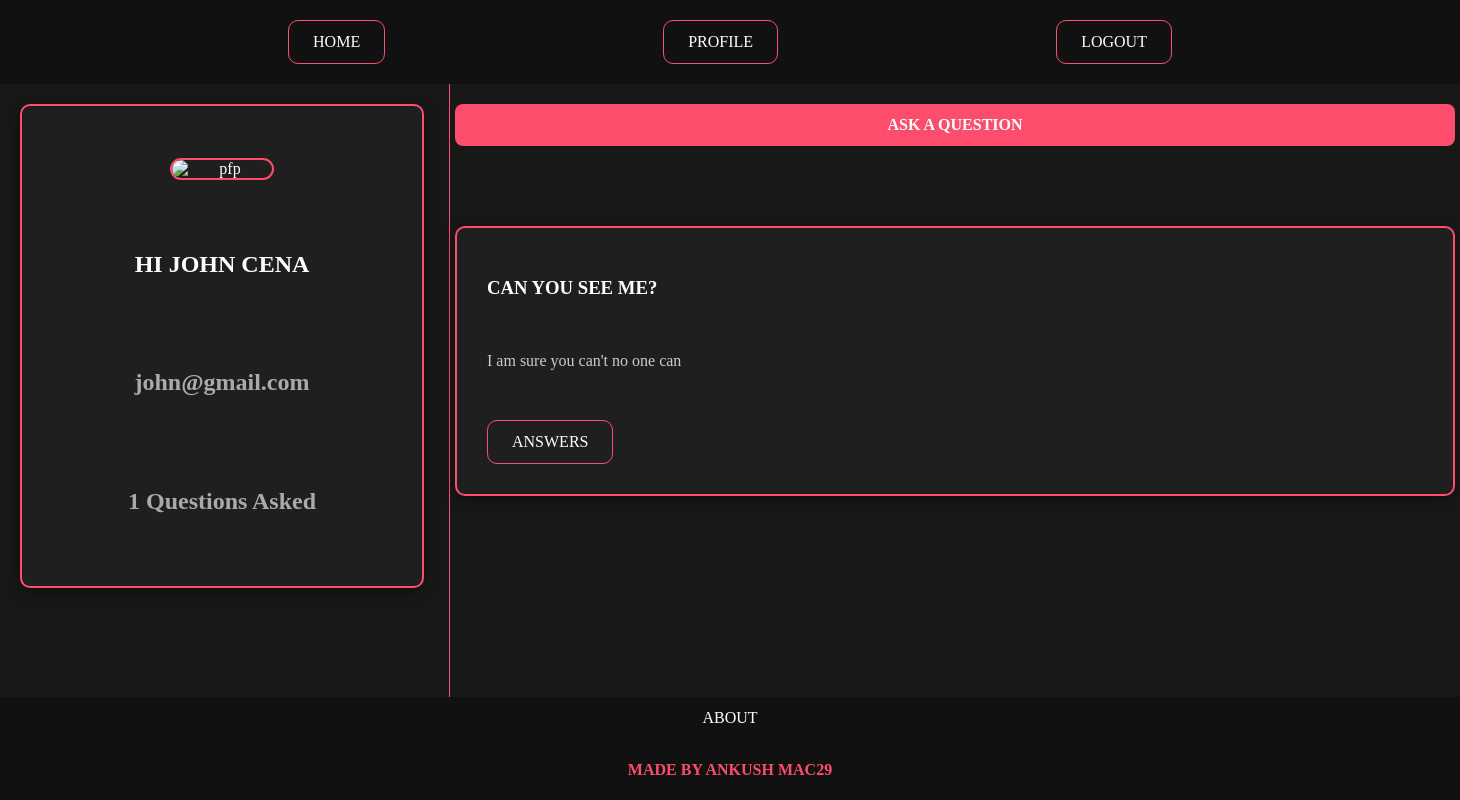
Page /user (signed in) on the committed database.
### model.py (models this page shows)
class student(db.Model):
    id=db.Column(db.Integer,primary_key=True)
    name=db.Column(db.String(50),nullable=False)
    email=db.Column(db.String(50),nullable=False,unique=True)
    password=db.Column(db.String(50),nullable=False)
    questions=db.relationship("question",backref="author")
    answers=db.relationship("answer",backref="author")

class question(db.Model):
    id=db.Column(db.Integer,primary_key=True)
    title=db.Column(db.String(100),nullable=False)
    body=db.Column(db.Text)
    user_id=db.Column(db.Integer,db.ForeignKey("student.id"))
    answer=db.relationship("answer",backref="question")

### profile.py (the view)
@profile.route("/user")
def user():
    if "id" in session:
        user=db.session.get(student,session["id"])
        return render_template("user.html",user=user)
    else:
        return redirect(url_for("auth.login"))

### templates/user.html
{% extends "base.html" %} {% block title %}USER{% endblock %} {% block content
%}
<main class="profile_layout">
  <aside>
    <div class="profile_card">
      <img src="https://i.redd.it/vvzpigme0ds61.jpg" alt="pfp" width="100px" />
      <h1>HI {{user.name}}</h1>
      <h2>{{user.email}}</h2>
      <h2 class="post-count">{{ user.questions|length }} Questions Asked</h2>
    </div>
  </aside>
  <section>
    <a href="/ask" class="btn-ask">ASK A QUESTION</a>
    {% for q in user.questions %}
    <article class="card">
      <div class="question card">
      <h3>{{ q.title }}</h3>
      <p>{{ q.body }}</p>
      <a href="/answer/{{q.id}}">ANSWERS</a>
      </div>
    </article>
    {% endfor %}
  </section>
</main>
{% endblock %}

### static/styles.css (style rules this page uses)
:root { --primary-color: #ff4d6d; --primary-hover: #ff6b85; --bg-dark: #181818; --bg-darker: #111111; --text-light: #ffffff; --text-muted: #aaaaaa; --input-bg: #e0f7f4; --radius-pill: 50px; --radius-card: 8px; }
body { margin: 0; height: 100vh; display: grid; grid-template-rows: auto 1fr auto; background-color: var(--bg-darker); color: var(--text-light); }
a { text-decoration: none; color: var(--text-light); display: inline-block; padding: 12px 24px; border: #ff4d6d solid 1px; border-radius: 10px; }
main.profile_layout { display: grid; grid-template-columns: 450px 1fr; align-items: stretch; background-color: var(--bg-dark); }
aside { text-align: center; border-right: 1px solid var(--primary-color); }
section { display: flex; flex-direction: column; gap: 20px; }
.btn-ask { display: block; width: 1000px; margin: 20px auto; text-align: center; padding: 12px; border-radius: 8px; border: none; background-color: var(--primary-color); color: var(--text-light); font-weight: bold; cursor: pointer; transition: all 0.3s ease; box-sizing: border-box; }
.card { width: 1000px; margin: 20px auto; box-sizing: border-box; }
.profile_card { border: var(--primary-color) solid 2px; background-color: #1f1f1f; width: 400px; height: 60vh; display: flex; flex-direction: column; justify-content: space-evenly; align-items: center; border-radius: 10px; box-shadow: 0 4px 15px rgba(0, 0, 0, 0.4); transition: all 0.3s ease-in-out; margin: 20px; }
.profile_card h1 { color: var(--text-light); }
.profile_card h2 { color: var(--text-muted); }
.profile_card img { border-radius: 120px; border: #ff4d6d solid 2px; }
.question { display: flex; flex-direction: column; gap: 15px; border: var(--primary-color) solid 2px; background-color: #1f1f1f; padding: 30px; border-radius: 10px; box-shadow: 0 4px 15px rgba(0, 0, 0, 0.4); transition: all 0.3s ease-in-out; }
.question p { color: #cccccc; line-height: 1.6; font-size: 1rem; }
.question a { align-self: flex-start; margin-top: 15px; }

### rows in the picture
student: name "JOHN CENA", email "john@gmail.com"
question: title "CAN YOU SEE ME?", body "I am sure you can't no one can"

### other values in the picture
{{ user.questions|length }} "1"
